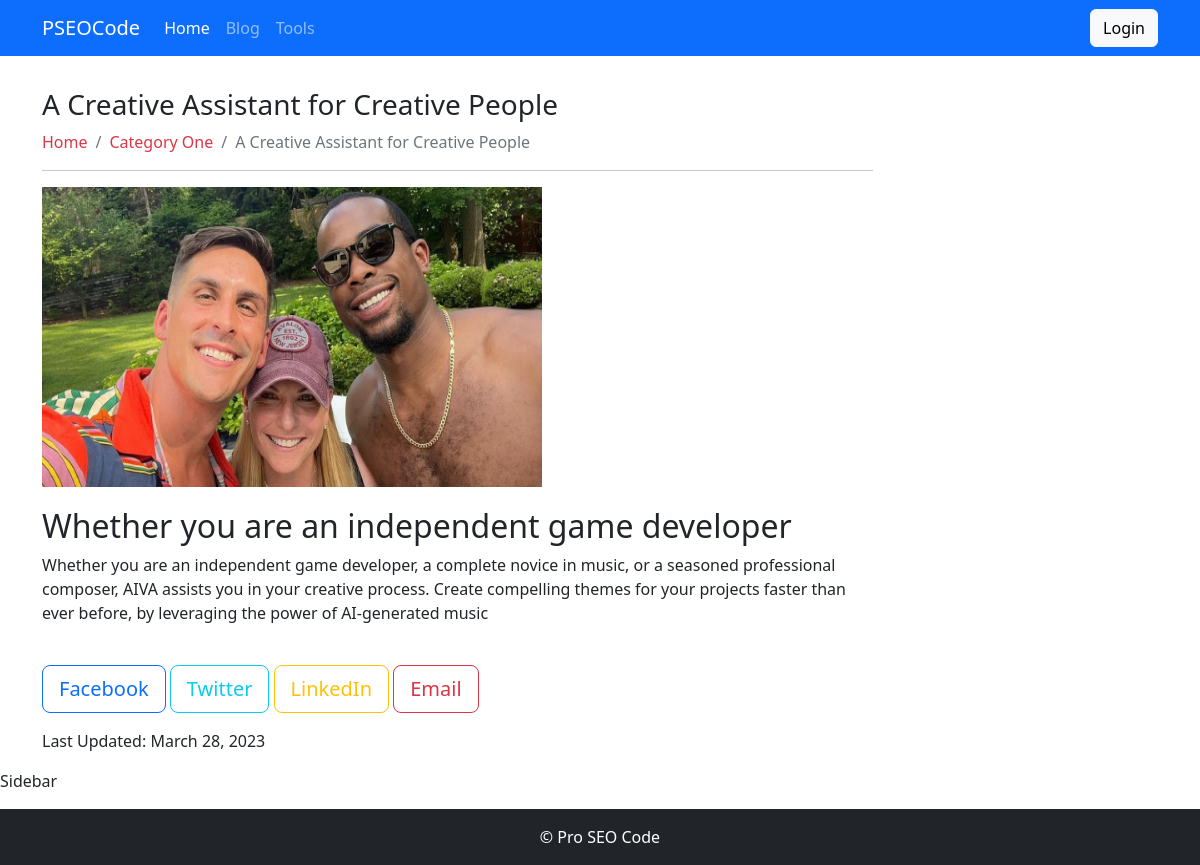
The app's page /ceative-assistant/ with its own data.
### blog/models.py (models this page shows, shortened)
class BlogPost(models.Model):
    STATUS = [
        ('draft', 'Draft'),
        ('published', 'Publish')
    ]
    title = models.CharField(max_length = 200)
    featured = models.ImageField(upload_to='blogs/', blank=True, null=True)
    slug= models.SlugField(unique= True,blank=True, null= True)
    content = RichTextUploadingField()
    category = models.ForeignKey(Category, on_delete=models.CASCADE)
    created =models.DateTimeField( auto_now_add=True)
    updated = models.DateField( auto_now=True)
    view_counter = models.IntegerField(default=0)
    status = models.CharField(max_length = 10, choices = STATUS, default = 'draft')
    meta_title =models.CharField(max_length= 200, blank=True, null= True)
    meta_description = models.TextField(blank=True, null=True)
    class Meta:
        verbose_name_plural = 'All Posts'

class Category(models.Model):
    title =  models.CharField(max_length = 200)
    slug= models.SlugField(unique= True,blank=True, null= True)
    class Meta:
        verbose_name_plural = 'Categories'

### blog/views.py (the view)
# urls.py: path('<slug:slug>/', views.single_post, name='single_post'),
def single_post(request, slug):
    post = get_object_or_404(BlogPost, slug=slug, status='published')
    template_name = 'Blog/single.html'
    context = {'post': post}
    return render(request, template_name, context)

### templates/Blog/single.html (shortened to what this page needs)
{% extends 'base.html'%}
{% load social_share %}
{% block content %}
<div class="container my-3">
    <div class="row py-3">
        <div class="col-md-9">
            <h1 class="h3">{{post.title}}</h1>
            <nav aria-label="breadcrumb">
                <ol class="breadcrumb">
                    <li class="breadcrumb-item"><a class="text-decoration-none text-danger" href="{% url 'home' %}">Home</a></li>
                    {% if post.category %}
                        <li class="breadcrumb-item"><a href="{% url 'category_page' post.category.slug %}" class="text-decoration-none text-danger">{{ post.category.title }}</a></li>
                    {% endif %}
                    <li class="breadcrumb-item active" aria-current="page">{{ post.title }}</li>
                </ol>
            </nav>
            <hr>
           <div class="my-3">
                <img src="{{post.featured.url}}" alt="{{post.title}}" width="500" height="300" style="margin-bottom: 20px;">
                {{post.content|safe}}
              </div>
              <br>
<a class="btn btn-outline-primary btn-lg btn-social-share facebook-share-button" href="https://www.facebook.com/sharer/sharer.php?u={% url 'single_post' post.slug %}" target="_blank" rel="noopener" aria-label="Share on Facebook">
   Facebook
</a>
<a class="btn btn-outline-info btn-lg btn-social-share twitter-share-button" href="https://twitter.com/intent/tweet?url={% url 'single_post' post.slug %}&amp;text={{ post.title }}" target="_blank" rel="noopener" aria-label="Share on Twitter">
   Twitter
</a>
<a class="btn btn-outline-warning btn-lg btn-social-share linkedin-share-button" href="https://www.linkedin.com/sharing/share-offsite/?url={% url 'single_post' post.slug %}" target="_blank" rel="noopener" aria-label="Share on LinkedIn">
   LinkedIn
</a>
<a class="btn btn-outline-danger btn-lg btn-social-share email-share-button" href="mailto:?subject={{ post.title }}&amp;body={% url 'single_post' post.slug %}" target="_blank" rel="noopener" aria-label="Share via Email">
   Email
</a>
      </div>
    </div>
            Last Updated: {{post.updated}}
        </div>
        <div class="col-md-3">Sidebar</div>
{% endblock content %}

### records on screen
BlogPost: title "A Creative Assistant for Creative People", category "Category One", featured (picture), content "Whether you are an independent game developer Whether you are an independent game developer, a complete novice in music, or a seasoned professional composer, AIVA assists you in your creative process. Create compelling themes for your projects faster than ever before, by leveraging the power of AI-generated music", updated "March 28, 2023"
